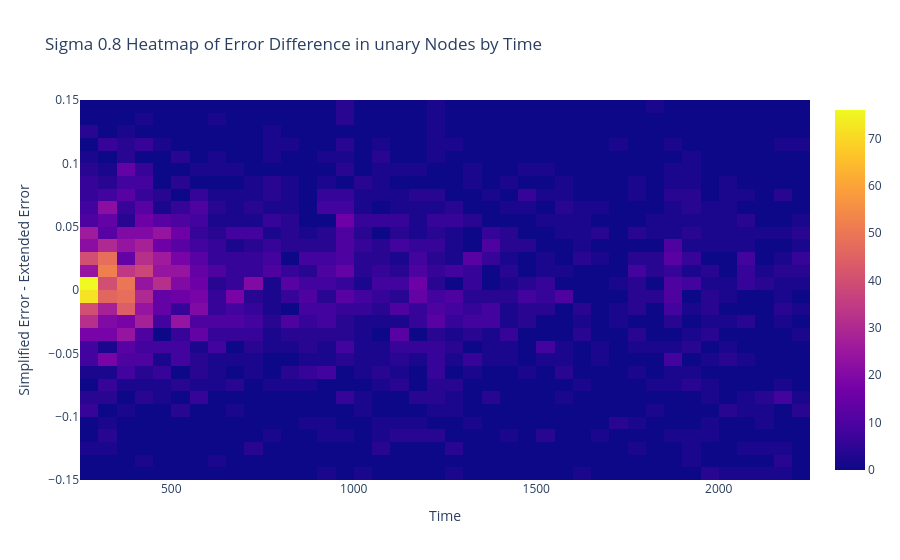

The code cell stored with this chart in its notebook:
### Code cell
heat_map(S0_8_unary, S0_8_R0_static, "unary")

### Figure 1 — Plotly figure (JSON) as saved in the notebook; plotly's stock layout.template omitted (floating-point values rounded to 4 significant figures; data arrays with more than 128 entries replaced by an {"elided": "..."} marker saying what was removed)
{"data": [{"autobinx": false, "autobiny": false, "histnorm": "density", "type": "histogram2d", "x": {"elided": "17609 float values"}, "xbins": {"end": 2250, "size": 50, "start": 250}, "y": {"elided": "17609 float values"}, "ybins": {"end": 0.15, "size": 0.01, "start": -0.15}}], "layout": {"title": {"text": "Sigma 0.8 Heatmap of Error Difference in unary Nodes by Time"}, "xaxis": {"title": {"text": "Time"}}, "yaxis": {"title": {"text": "Simplified Error - Extended Error"}}}}
